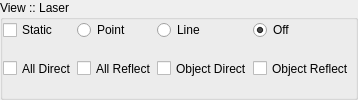
          <widget class="QGroupBox" name="gbLaserOption">
           <property name="title">
            <string>View :: Laser </string>
           </property>
           <layout class="QGridLayout" name="gridLayout">
            <property name="sizeConstraint">
             <enum>QLayout::SetMinimumSize</enum>
            </property>
            <property name="margin">
             <number>0</number>
            </property>
            <property name="spacing">
             <number>0</number>
            </property>
            <item row="1" column="0">
             <widget class="QCheckBox" name="ckbStatic">
              <property name="sizePolicy">
               <sizepolicy hsizetype="Minimum" vsizetype="Minimum">
                <horstretch>0</horstretch>
                <verstretch>0</verstretch>
               </sizepolicy>
              </property>
              <property name="locale">
               <locale language="English" country="UnitedStates"/>
              </property>
              <property name="text">
               <string>Static</string>
              </property>
             </widget>
            </item>
            <item row="2" column="0">
             <widget class="QCheckBox" name="ckbDirectAll">
              <property name="sizePolicy">
               <sizepolicy hsizetype="Minimum" vsizetype="Minimum">
                <horstretch>0</horstretch>
                <verstretch>0</verstretch>
               </sizepolicy>
              </property>
              <property name="locale">
               <locale language="English" country="UnitedStates"/>
              </property>
              <property name="text">
               <string>All Direct</string>
              </property>
             </widget>
            </item>
            <item row="2" column="1">
             <widget class="QCheckBox" name="ckbReflectAll">
              <property name="sizePolicy">
               <sizepolicy hsizetype="Minimum" vsizetype="Minimum">
                <horstretch>0</horstretch>
                <verstretch>0</verstretch>
               </sizepolicy>
              </property>
              <property name="locale">
               <locale language="English" country="UnitedStates"/>
              </property>
              <property name="text">
               <string>All Reflect</string>
              </property>
             </widget>
            </item>
            <item row="2" column="2">
             <widget class="QCheckBox" name="ckbDirect">
              <property name="sizePolicy">
               <sizepolicy hsizetype="Minimum" vsizetype="Minimum">
                <horstretch>0</horstretch>
                <verstretch>0</verstretch>
               </sizepolicy>
              </property>
              <property name="locale">
               <locale language="English" country="UnitedStates"/>
              </property>
              <property name="text">
               <string>Object Direct</string>
              </property>
             </widget>
            </item>
            <item row="2" column="3">
             <widget class="QCheckBox" name="ckbReflect">
              <property name="sizePolicy">
               <sizepolicy hsizetype="Minimum" vsizetype="Minimum">
                <horstretch>0</horstretch>
                <verstretch>0</verstretch>
               </sizepolicy>
              </property>
              <property name="locale">
               <locale language="English" country="UnitedStates"/>
              </property>
              <property name="text">
               <string>Object Reflect</string>
              </property>
             </widget>
            </item>
            <item row="1" column="1">
             <widget class="QRadioButton" name="radioLaserViewPoint">
              <property name="sizePolicy">
               <sizepolicy hsizetype="Minimum" vsizetype="Fixed">
                <horstretch>0</horstretch>
                <verstretch>0</verstretch>
               </sizepolicy>
              </property>
              <property name="locale">
               <locale language="English" country="UnitedStates"/>
              </property>
              <property name="text">
               <string>Point</string>
              </property>
              <property name="checked">
               <bool>false</bool>
              </property>
             </widget>
            </item>
            <item row="1" column="2">
             <widget class="QRadioButton" name="radioLaserViewLine">
              <property name="sizePolicy">
               <sizepolicy hsizetype="Minimum" vsizetype="Fixed">
                <horstretch>0</horstretch>
                <verstretch>0</verstretch>
               </sizepolicy>
              </property>
              <property name="locale">
               <locale language="English" country="UnitedStates"/>
              </property>
              <property name="text">
               <string>Line</string>
              </property>
              <property name="checked">
               <bool>false</bool>
              </property>
             </widget>
            </item>
            <item row="1" column="3">
             <widget class="QRadioButton" name="radioLaserViewOff">
              <property name="sizePolicy">
               <sizepolicy hsizetype="Minimum" vsizetype="Fixed">
                <horstretch>0</horstretch>
                <verstretch>0</verstretch>
               </sizepolicy>
              </property>
              <property name="locale">
               <locale language="English" country="UnitedStates"/>
              </property>
              <property name="text">
               <string>Off</string>
              </property>
              <property name="checked">
               <bool>true</bool>
              </property>
             </widget>
            </item>
           </layout>
          </widget>
